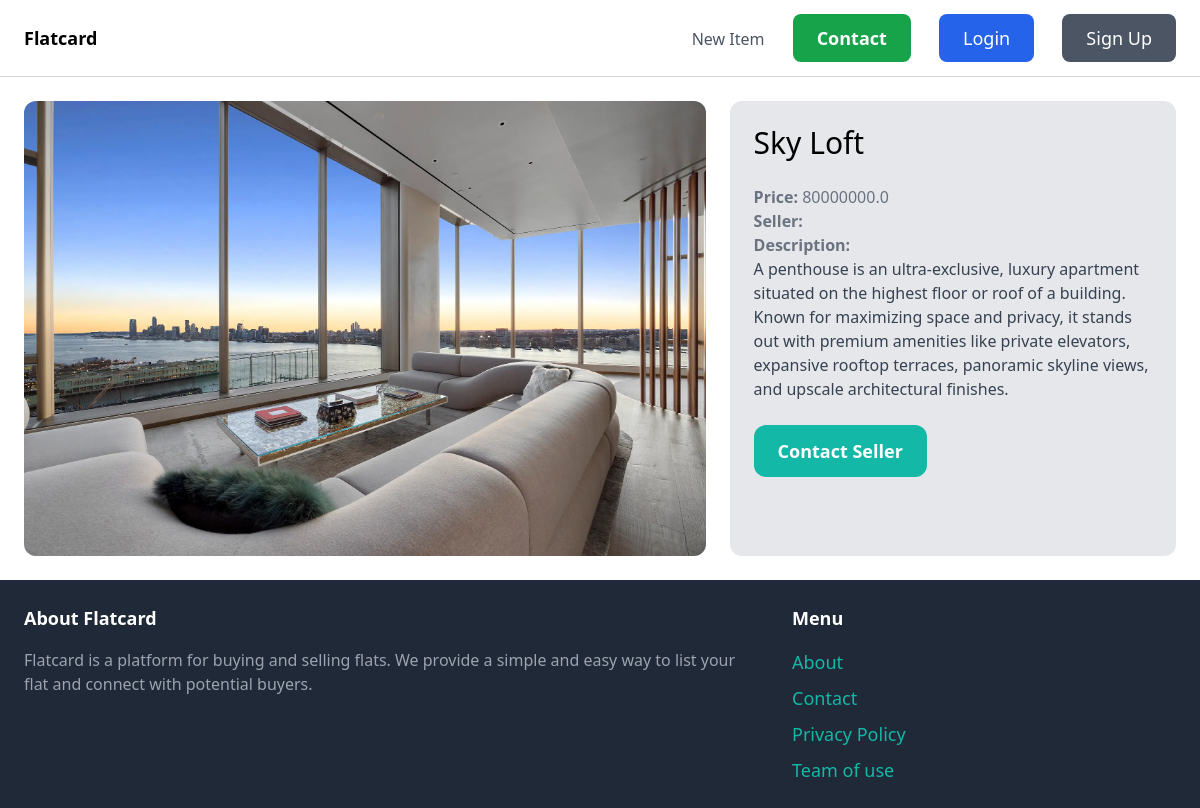
Screenshot of /items/3/ with the database file from the repository.
### items/models.py (models this page shows, shortened)
class Item(models.Model):
    category = models.ForeignKey(Category, related_name='items', on_delete=models.CASCADE)
    name = models.CharField(max_length=300)
    description = models.TextField(blank=True, null=True)
    price = models.FloatField()
    is_sold = models.BooleanField(default=False)
    created_by = models.ForeignKey(User, related_name='items', on_delete=models.CASCADE)
    created_at = models.DateTimeField(auto_now_add=True)
    image = models.ImageField(upload_to='items_images', blank=True, null=True)
    "image = models.ImageField(upload_to='items_images', blank=True, null=True)"

### items/views.py (the view)
# urls.py: path('<int:pk>/', views.detail, name='detail'),
def detail(request, pk):
    item = get_object_or_404(Item, pk=pk)
    return render(request, 'items/detail.html', {
        'item': item
    })

### items/templates/items/detail.html (shortened to what this page needs)
{% extends 'core/base.html' %}
{% block content %}
<div class="grid grid-cols-5 gap-6">
    <div class="col-span-3">
        {% if item.image %}
            <img src="{{ item.image.url }}" class="rounded-xl">
        {% else %}
            <div class="w-full h-64 bg-gray-200 rounded-xl flex items-center justify-center text-gray-500">
            </div>
        {% endif %}
    </div>
    <div class="col-span-2 p-6 bg-gray-200 rounded-xl">
        <h1 class="mb-6 text-3xl">{{ item.name }}</h1>
        <p class="text-gray-500"><strong>Price: </strong> {{ item.price }}</p>
        <p class="text-gray-500"><strong>Seller: </strong> {{ item.seller }}</p>
        {% if item.description %}
             <p class="text-gray-700">
                <strong class="text-gray-500">Description: </strong><br>
                {{ item.description }}
             </p>
        {% endif %}
        <a href="#" class="inline-block mt-6 px-6 py-3 text-lg font-semibold bg-teal-500 text-white rounded-xl hover:bg-teal-700">Contact Seller</a>
    </div>
</div>
{% endblock %}

### rows the page displays
Item: image (picture), name "Sky Loft", price "80000000.0", description "A penthouse is an ultra-exclusive, luxury apartment situated on the highest floor or roof of a building. Known for maximizing space and privacy, it stands out with premium amenities like private elevators, expansive rooftop terraces, panoramic skyline views, and upscale architectural finishes."
